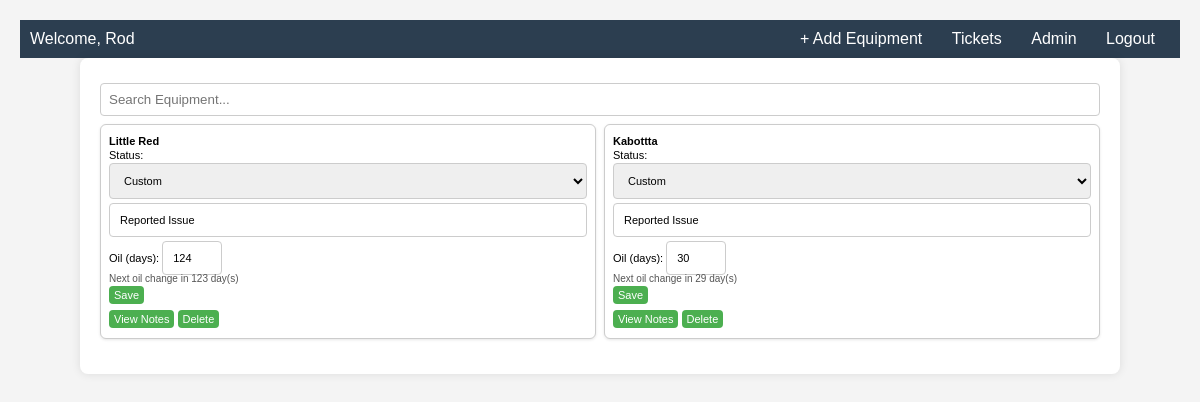
The page /dashboard (signed in) on the database as committed earlier.
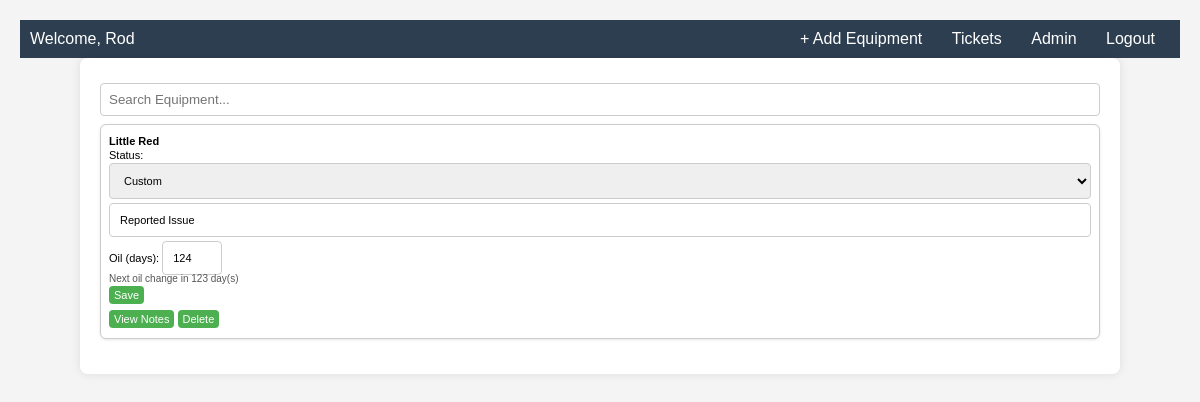
The same page on the database as committed later.
### tables this page shows
CREATE TABLE equipment (
        id INTEGER PRIMARY KEY AUTOINCREMENT,
        name TEXT,
        status TEXT,
        oil_interval INTEGER,
        last_oil_change TEXT
    );

### app.py (the view)
@app.route('/dashboard')
def dashboard():
    if 'user' not in session:
        return redirect(url_for('login'))
    db = get_db()
    equipment_raw = db.execute("SELECT * FROM equipment").fetchall()
    equipment = []
    for e in equipment_raw:
        last_oil = datetime.strptime(e['last_oil_change'], "%Y-%m-%d").date()
        days_left = e['oil_interval'] - (datetime.today().date() - last_oil).days
        e = dict(e)
        e['days_left'] = max(days_left, 0)
        equipment.append(e)
    unread = db.execute("SELECT COUNT(*) FROM tickets WHERE unread=1").fetchone()[0]
    return render_template('dashboard.html', user=session['user'], is_admin=session.get('is_admin', False), equipment=equipment, unread=unread)

### app.py (called while the page is built)
def get_db():
    conn = sqlite3.connect('database.db')
    conn.row_factory = sqlite3.Row
    return conn

### templates/dashboard.html (shortened to what this page needs)
<!DOCTYPE html>
<html>
<head>
    <link rel="stylesheet" href="{{ url_for('static', filename='css/style.css') }}">
</head>
<body>
<div class="navbar">
    <div>Welcome, {{ user }}</div>
    <div>
        <a href="{{ url_for('add_equipment') }}">+ Add Equipment</a>
        <a href="{{ url_for('view_tickets') }}">Tickets</a>
        {% if user == 'Rod' %}
        <a href="{{ url_for('admin_panel') }}">Admin</a>
        {% endif %}
        <a href="{{ url_for('logout') }}">Logout</a>
    </div>
</div>
<div class="container">
    <input type="text" id="search" onkeyup="searchEquipment()" placeholder="Search Equipment..." style="width:100%; padding:8px; margin-bottom:8px;">
    <div style="display: flex; flex-wrap: wrap; gap: 8px;">
    {% for e in equipment %}
    <div class="card" data-name="{{ e['name'] }}">
        <h3>{{ e['name'] }}</h3>
        <form method="POST" action="{{ url_for('update_equipment', equipment_id=e['id']) }}">
            <label>Status:</label>
            <select name="status_select" onchange="toggleCustomStatus(this)">
                <option {% if e['status'] not in ['Working', 'Broken', 'Needs oil change'] %}selected{% endif %}>Custom</option>
            </select>
            <input name="status" type="text" placeholder="Enter custom status"
                style="display: {{ 'inline' if e['status'] not in ['Working', 'Broken', 'Needs oil change'] else 'none' }};"
                value="{{ e['status'] if e['status'] not in ['Working', 'Broken', 'Needs oil change'] else '' }}">
            <br>
            <label>Oil (days):</label>
            <input name="interval" type="number" value="{{ e['oil_interval'] }}" style="width: 60px;"><br>
            <div class="countdown">Next oil change in {{ e['days_left'] }} day(s)</div>
            <button type="submit">Save</button>
        </form>
        <a href="{{ url_for('view_notes', equipment_id=e['id']) }}"><button>View Notes</button></a>
        <a href="{{ url_for('delete_equipment', equipment_id=e['id']) }}" onclick="return confirm('Are you sure you want to delete this equipment?');"><button>Delete</button></a>
    </div>
    {% endfor %}
    </div>
</div>
</body>
</html>

### static/css/style.css (style rules this page uses)
body { font-family: sans-serif; background: #f4f4f4; margin: 0; padding: 20px; }
h1, h2, h3 { margin: 10px 0; }
.container { max-width: 1000px; margin: auto; padding: 20px; background: white; border-radius: 8px; box-shadow: 0 0 10px rgba(0, 0, 0, 0.1); }
.card { background: #ffffff; border: 1px solid #ccc; padding: 15px; border-radius: 6px; margin-bottom: 15px; }
.navbar { display: flex; justify-content: space-between; align-items: center; background: #333; color: white; padding: 10px 20px; flex-wrap: wrap; }
.navbar a { color: white; text-decoration: none; margin: 5px 10px; }
input[type="text"], input[type="number"], input[type="password"], select, textarea { width: 100%; padding: 10px; margin-top: 5px; margin-bottom: 15px; border: 1px solid #ccc; border-radius: 4px; box-sizing: border-box; }
button { background-color: #4CAF50; color: white; padding: 10px 16px; border: none; border-radius: 4px; cursor: pointer; font-size: 15px; margin-right: 5px; }

### templates/dashboard.html (style rules this page uses)
.card { font-size: 11px; padding: 8px; border-radius: 6px; flex: 1 1 calc(20% - 10px); min-width: 140px; background: white; box-shadow: 0 1px 3px rgba(0,0,0,0.1); }
.card form, .card h3, .card select, .card input, .card button { margin: 2px 0; font-size: 11px; }
.card button { padding: 3px 5px; }
.navbar { background: #2c3e50; color: white; padding: 10px; display: flex; justify-content: space-between; }
.navbar a { text-decoration: none; color: white; margin-right: 15px; }
.countdown { font-size: 10px; color: #555; margin-top: -4px; }

Rows that differ between the two databases and show on the page:
removed equipment: name "Kabottta", status_select "Custom", status "Reported Issue", interval "30", days_left "29"
